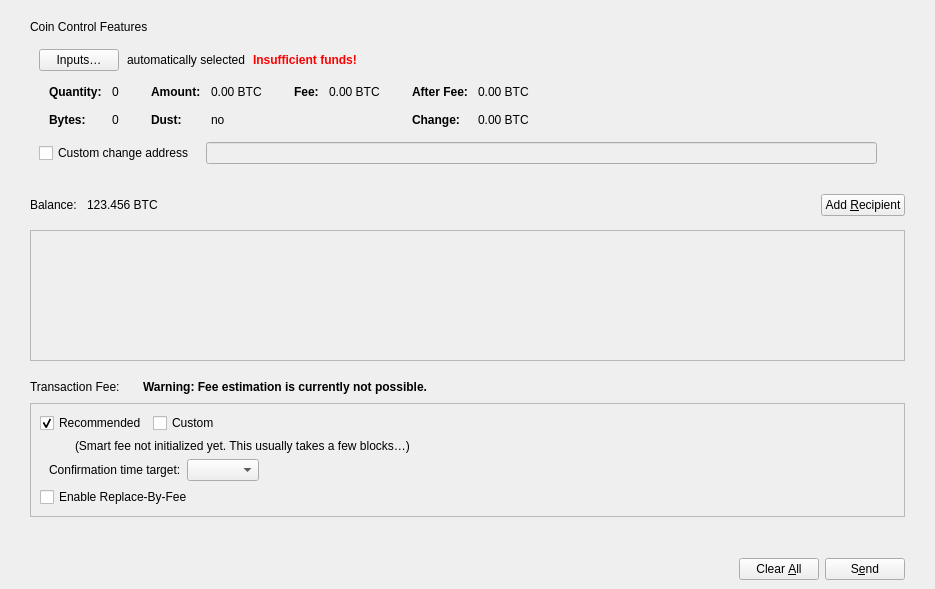
<?xml version="1.0" encoding="UTF-8"?>
<ui version="4.0">
 <class>SendCoinsDialog</class>
 <widget class="QDialog" name="SendCoinsDialog">
  <property name="geometry">
   <rect>
    <x>0</x>
    <y>0</y>
    <width>935</width>
    <height>589</height>
   </rect>
  </property>
  <property name="windowTitle">
   <string>Send Coins</string>
  </property>
  <layout class="QVBoxLayout" name="verticalLayout_6">
   <property name="leftMargin">
    <number>0</number>
   </property>
   <property name="rightMargin">
    <number>0</number>
   </property>
   <property name="bottomMargin">
    <number>0</number>
   </property>
   <item>
    <layout class="QVBoxLayout" name="verticalLayout_11">
     <property name="leftMargin">
      <number>30</number>
     </property>
     <property name="topMargin">
      <number>9</number>
     </property>
     <property name="rightMargin">
      <number>30</number>
     </property>
     <item>
      <widget class="QWidget" name="coinControlWidget" native="true">
       <layout class="QVBoxLayout" name="verticalLayout_9">
        <property name="leftMargin">
         <number>0</number>
        </property>
        <property name="topMargin">
         <number>0</number>
        </property>
        <property name="rightMargin">
         <number>0</number>
        </property>
        <property name="bottomMargin">
         <number>0</number>
        </property>
        <item>
         <widget class="QLabel" name="label_2">
          <property name="text">
           <string>Coin Control Features</string>
          </property>
         </widget>
        </item>
        <item>
         <widget class="QWidget" name="coinControlContentsWidget" native="true">
          <layout class="QVBoxLayout" name="verticalLayout_8">
           <property name="bottomMargin">
            <number>6</number>
           </property>
           <item>
            <layout class="QVBoxLayout" name="verticalLayoutCoinControl" stretch="0,0,0,1">
             <property name="spacing">
              <number>0</number>
             </property>
             <item>
              <layout class="QHBoxLayout" name="horizontalLayoutCoinControl2" stretch="0,0,0,0">
               <property name="spacing">
                <number>8</number>
               </property>
               <property name="bottomMargin">
                <number>10</number>
               </property>
               <item>
                <widget class="QPushButton" name="pushButtonCoinControl">
                 <property name="styleSheet">
                  <string notr="true"/>
                 </property>
                 <property name="text">
                  <string>Inputs…</string>
                 </property>
                 <property name="autoDefault">
                  <bool>false</bool>
                 </property>
                </widget>
               </item>
               <item>
                <widget class="QLabel" name="labelCoinControlAutomaticallySelected">
                 <property name="text">
                  <string>automatically selected</string>
                 </property>
                 <property name="margin">
                  <number>5</number>
                 </property>
                </widget>
               </item>
               <item>
                <widget class="QLabel" name="labelCoinControlInsuffFunds">
                 <property name="font">
                  <font>
                   <weight>75</weight>
                   <bold>true</bold>
                  </font>
                 </property>
                 <property name="styleSheet">
                  <string notr="true">color:red;font-weight:bold;</string>
                 </property>
                 <property name="text">
                  <string>Insufficient funds!</string>
                 </property>
                 <property name="margin">
                  <number>5</number>
                 </property>
                </widget>
               </item>
               <item>
                <spacer name="horizontalSpacerCoinControl">
                 <property name="orientation">
                  <enum>Qt::Horizontal</enum>
                 </property>
                 <property name="sizeHint" stdset="0">
                  <size>
                   <width>40</width>
                   <height>1</height>
                  </size>
                 </property>
                </spacer>
               </item>
              </layout>
             </item>
             <item>
              <widget class="QWidget" name="widgetCoinControl" native="true">
               <property name="sizePolicy">
                <sizepolicy hsizetype="Preferred" vsizetype="Preferred">
                 <horstretch>0</horstretch>
                 <verstretch>0</verstretch>
                </sizepolicy>
               </property>
               <property name="minimumSize">
                <size>
                 <width>0</width>
                 <height>0</height>
                </size>
               </property>
               <property name="styleSheet">
                <string notr="true"/>
               </property>
               <layout class="QHBoxLayout" name="horizontalLayoutCoinControl5">
                <property name="leftMargin">
                 <number>0</number>
                </property>
                <property name="topMargin">
                 <number>0</number>
                </property>
                <property name="rightMargin">
                 <number>0</number>
                </property>
                <property name="bottomMargin">
                 <number>0</number>
                </property>
                <item>
                 <layout class="QHBoxLayout" name="horizontalLayoutCoinControl3" stretch="0,0,0,1">
                  <property name="spacing">
                   <number>20</number>
                  </property>
                  <property name="topMargin">
                   <number>0</number>
                  </property>
                  <property name="bottomMargin">
                   <number>10</number>
                  </property>
                  <item>
                   <layout class="QFormLayout" name="formLayoutCoinControl1">
                    <property name="horizontalSpacing">
                     <number>10</number>
                    </property>
                    <property name="verticalSpacing">
                     <number>14</number>
                    </property>
                    <property name="leftMargin">
                     <number>10</number>
                    </property>
                    <property name="topMargin">
                     <number>4</number>
                    </property>
                    <property name="rightMargin">
                     <number>6</number>
                    </property>
                    <item row="0" column="0">
                     <widget class="QLabel" name="labelCoinControlQuantityText">
                      <property name="font">
                       <font>
                        <weight>75</weight>
                        <bold>true</bold>
                       </font>
                      </property>
                      <property name="text">
                       <string>Quantity:</string>
                      </property>
                      <property name="margin">
                       <number>0</number>
                      </property>
                     </widget>
                    </item>
                    <item row="0" column="1">
                     <widget class="QLabel" name="labelCoinControlQuantity">
                      <property name="cursor">
                       <cursorShape>IBeamCursor</cursorShape>
                      </property>
                      <property name="contextMenuPolicy">
                       <enum>Qt::ActionsContextMenu</enum>
                      </property>
                      <property name="text">
                       <string notr="true">0</string>
                      </property>
                      <property name="margin">
                       <number>0</number>
                      </property>
                      <property name="textInteractionFlags">
                       <set>Qt::LinksAccessibleByMouse|Qt::TextSelectableByMouse</set>
                      </property>
                     </widget>
                    </item>
                    <item row="1" column="0">
                     <widget class="QLabel" name="labelCoinControlBytesText">
                      <property name="font">
                       <font>
                        <weight>75</weight>
                        <bold>true</bold>
                       </font>
                      </property>
                      <property name="text">
                       <string>Bytes:</string>
                      </property>
                     </widget>
                    </item>
                    <item row="1" column="1">
                     <widget class="QLabel" name="labelCoinControlBytes">
                      <property name="cursor">
                       <cursorShape>IBeamCursor</cursorShape>
                      </property>
                      <property name="contextMenuPolicy">
                       <enum>Qt::ActionsContextMenu</enum>
                      </property>
                      <property name="text">
                       <string notr="true">0</string>
                      </property>
                      <property name="textInteractionFlags">
                       <set>Qt::LinksAccessibleByMouse|Qt::TextSelectableByMouse</set>
                      </property>
                     </widget>
                    </item>
                   </layout>
                  </item>
                  <item>
                   <layout class="QFormLayout" name="formLayoutCoinControl2">
                    <property name="horizontalSpacing">
                     <number>10</number>
                    </property>
                    <property name="verticalSpacing">
                     <number>14</number>
                    </property>
                    <property name="leftMargin">
                     <number>6</number>
                    </property>
                    <property name="topMargin">
                     <number>4</number>
                    </property>
                    <property name="rightMargin">
                     <number>6</number>
                    </property>
                    <item row="0" column="0">
                     <widget class="QLabel" name="labelCoinControlAmountText">
                      <property name="font">
                       <font>
                        <weight>75</weight>
                        <bold>true</bold>
                       </font>
                      </property>
                      <property name="text">
                       <string>Amount:</string>
                      </property>
                      <property name="margin">
                       <number>0</number>
                      </property>
                     </widget>
                    </item>
                    <item row="0" column="1">
                     <widget class="QLabel" name="labelCoinControlAmount">
                      <property name="cursor">
                       <cursorShape>IBeamCursor</cursorShape>
                      </property>
                      <property name="contextMenuPolicy">
                       <enum>Qt::ActionsContextMenu</enum>
                      </property>
                      <property name="text">
                       <string notr="true">0.00 BTC</string>
                      </property>
                      <property name="textInteractionFlags">
                       <set>Qt::LinksAccessibleByMouse|Qt::TextSelectableByMouse</set>
                      </property>
                     </widget>
                    </item>
                    <item row="1" column="0">
                     <widget class="QLabel" name="labelCoinControlLowOutputText">
                      <property name="font">
                       <font>
                        <weight>75</weight>
                        <bold>true</bold>
                       </font>
                      </property>
                      <property name="text">
                       <string>Dust:</string>
                      </property>
                     </widget>
                    </item>
                    <item row="1" column="1">
                     <widget class="QLabel" name="labelCoinControlLowOutput">
                      <property name="cursor">
                       <cursorShape>IBeamCursor</cursorShape>
                      </property>
                      <property name="contextMenuPolicy">
                       <enum>Qt::ActionsContextMenu</enum>
                      </property>
                      <property name="text">
                       <string notr="true">no</string>
                      </property>
                      <property name="textInteractionFlags">
                       <set>Qt::LinksAccessibleByMouse|Qt::TextSelectableByMouse</set>
                      </property>
                     </widget>
                    </item>
                   </layout>
                  </item>
                  <item>
                   <layout class="QFormLayout" name="formLayoutCoinControl3">
                    <property name="horizontalSpacing">
                     <number>10</number>
                    </property>
                    <property name="verticalSpacing">
                     <number>14</number>
                    </property>
                    <property name="leftMargin">
                     <number>6</number>
                    </property>
                    <property name="topMargin">
                     <number>4</number>
                    </property>
                    <property name="rightMargin">
                     <number>6</number>
                    </property>
                    <item row="0" column="0">
                     <widget class="QLabel" name="labelCoinControlFeeText">
                      <property name="font">
                       <font>
                        <weight>75</weight>
                        <bold>true</bold>
                       </font>
                      </property>
                      <property name="text">
                       <string>Fee:</string>
                      </property>
                      <property name="margin">
                       <number>0</number>
                      </property>
                     </widget>
                    </item>
                    <item row="0" column="1">
                     <widget class="QLabel" name="labelCoinControlFee">
                      <property name="cursor">
                       <cursorShape>IBeamCursor</cursorShape>
                      </property>
                      <property name="contextMenuPolicy">
                       <enum>Qt::ActionsContextMenu</enum>
                      </property>
                      <property name="text">
                       <string notr="true">0.00 BTC</string>
                      </property>
                      <property name="textInteractionFlags">
                       <set>Qt::LinksAccessibleByMouse|Qt::TextSelectableByMouse</set>
                      </property>
                     </widget>
                    </item>
                   </layout>
                  </item>
                  <item>
                   <layout class="QFormLayout" name="formLayoutCoinControl4">
                    <property name="horizontalSpacing">
                     <number>10</number>
                    </property>
                    <property name="verticalSpacing">
                     <number>14</number>
                    </property>
                    <property name="leftMargin">
                     <number>6</number>
                    </property>
                    <property name="topMargin">
                     <number>4</number>
                    </property>
                    <property name="rightMargin">
                     <number>6</number>
                    </property>
                    <item row="0" column="0">
                     <widget class="QLabel" name="labelCoinControlAfterFeeText">
                      <property name="font">
                       <font>
                        <weight>75</weight>
                        <bold>true</bold>
                       </font>
                      </property>
                      <property name="text">
                       <string>After Fee:</string>
                      </property>
                      <property name="margin">
                       <number>0</number>
                      </property>
                     </widget>
                    </item>
                    <item row="0" column="1">
                     <widget class="QLabel" name="labelCoinControlAfterFee">
                      <property name="cursor">
                       <cursorShape>IBeamCursor</cursorShape>
                      </property>
                      <property name="contextMenuPolicy">
                       <enum>Qt::ActionsContextMenu</enum>
                      </property>
                      <property name="text">
                       <string notr="true">0.00 BTC</string>
                      </property>
                      <property name="textInteractionFlags">
                       <set>Qt::LinksAccessibleByMouse|Qt::TextSelectableByMouse</set>
                      </property>
                     </widget>
                    </item>
                    <item row="1" column="0">
                     <widget class="QLabel" name="labelCoinControlChangeText">
                      <property name="font">
                       <font>
                        <weight>75</weight>
                        <bold>true</bold>
                       </font>
                      </property>
                      <property name="text">
                       <string>Change:</string>
                      </property>
                     </widget>
                    </item>
                    <item row="1" column="1">
                     <widget class="QLabel" name="labelCoinControlChange">
                      <property name="cursor">
                       <cursorShape>IBeamCursor</cursorShape>
                      </property>
                      <property name="contextMenuPolicy">
                       <enum>Qt::ActionsContextMenu</enum>
                      </property>
                      <property name="text">
                       <string notr="true">0.00 BTC</string>
                      </property>
                      <property name="textInteractionFlags">
                       <set>Qt::LinksAccessibleByMouse|Qt::TextSelectableByMouse</set>
                      </property>
                     </widget>
                    </item>
                   </layout>
                  </item>
                 </layout>
                </item>
               </layout>
              </widget>
             </item>
             <item>
              <layout class="QHBoxLayout" name="horizontalLayoutCoinControl4" stretch="0,0,0">
               <property name="spacing">
                <number>12</number>
               </property>
               <property name="sizeConstraint">
                <enum>QLayout::SetDefaultConstraint</enum>
               </property>
               <property name="topMargin">
                <number>5</number>
               </property>
               <property name="rightMargin">
                <number>0</number>
               </property>
               <item>
                <widget class="QCheckBox" name="checkBoxCoinControlChange">
                 <property name="toolTip">
                  <string>If this is activated, but the change address is empty or invalid, change will be sent to a newly generated address.</string>
                 </property>
                 <property name="text">
                  <string>Custom change address</string>
                 </property>
                </widget>
               </item>
               <item>
                <widget class="QValidatedLineEdit" name="lineEditCoinControlChange">
                 <property name="enabled">
                  <bool>false</bool>
                 </property>
                 <property name="sizePolicy">
                  <sizepolicy hsizetype="Expanding" vsizetype="Fixed">
                   <horstretch>0</horstretch>
                   <verstretch>0</verstretch>
                  </sizepolicy>
                 </property>
                </widget>
               </item>
               <item>
                <widget class="QLabel" name="labelCoinControlChangeLabel">
                 <property name="sizePolicy">
                  <sizepolicy hsizetype="Preferred" vsizetype="Expanding">
                   <horstretch>0</horstretch>
                   <verstretch>0</verstretch>
                  </sizepolicy>
                 </property>
                 <property name="minimumSize">
                  <size>
                   <width>0</width>
                   <height>0</height>
                  </size>
                 </property>
                 <property name="text">
                  <string/>
                 </property>
                 <property name="margin">
                  <number>3</number>
                 </property>
                </widget>
               </item>
              </layout>
             </item>
             <item>
              <spacer name="verticalSpacerCoinControl">
               <property name="orientation">
                <enum>Qt::Vertical</enum>
               </property>
               <property name="sizeHint" stdset="0">
                <size>
                 <width>800</width>
                 <height>1</height>
                </size>
               </property>
              </spacer>
             </item>
            </layout>
           </item>
          </layout>
         </widget>
        </item>
       </layout>
      </widget>
     </item>
    </layout>
   </item>
   <item>
    <widget class="QWidget" name="widgetRecipients" native="true">
     <property name="sizePolicy">
      <sizepolicy hsizetype="Preferred" vsizetype="Preferred">
       <horstretch>0</horstretch>
       <verstretch>1</verstretch>
      </sizepolicy>
     </property>
     <layout class="QVBoxLayout" name="verticalLayout_7">
      <property name="spacing">
       <number>0</number>
      </property>
      <property name="leftMargin">
       <number>30</number>
      </property>
      <property name="topMargin">
       <number>0</number>
      </property>
      <property name="rightMargin">
       <number>30</number>
      </property>
      <property name="bottomMargin">
       <number>0</number>
      </property>
      <item>
       <layout class="QHBoxLayout" name="horizontalLayout_4">
        <property name="topMargin">
         <number>3</number>
        </property>
        <property name="rightMargin">
         <number>0</number>
        </property>
        <property name="bottomMargin">
         <number>0</number>
        </property>
        <item>
         <widget class="QLabel" name="labelBalanceName">
          <property name="sizePolicy">
           <sizepolicy hsizetype="Preferred" vsizetype="Preferred">
            <horstretch>0</horstretch>
            <verstretch>0</verstretch>
           </sizepolicy>
          </property>
          <property name="minimumSize">
           <size>
            <width>20</width>
            <height>50</height>
           </size>
          </property>
          <property name="text">
           <string>Balance:</string>
          </property>
         </widget>
        </item>
        <item>
         <spacer name="horizontalSpacer_8">
          <property name="orientation">
           <enum>Qt::Horizontal</enum>
          </property>
          <property name="sizeType">
           <enum>QSizePolicy::Fixed</enum>
          </property>
          <property name="sizeHint" stdset="0">
           <size>
            <width>10</width>
            <height>20</height>
           </size>
          </property>
         </spacer>
        </item>
        <item>
         <widget class="QLabel" name="labelBalance">
          <property name="sizePolicy">
           <sizepolicy hsizetype="Preferred" vsizetype="Preferred">
            <horstretch>0</horstretch>
            <verstretch>0</verstretch>
           </sizepolicy>
          </property>
          <property name="minimumSize">
           <size>
            <width>20</width>
            <height>50</height>
           </size>
          </property>
          <property name="cursor">
           <cursorShape>IBeamCursor</cursorShape>
          </property>
          <property name="text">
           <string notr="true">123.456 BTC</string>
          </property>
          <property name="textInteractionFlags">
           <set>Qt::LinksAccessibleByMouse|Qt::TextSelectableByMouse</set>
          </property>
         </widget>
        </item>
        <item>
         <spacer name="horizontalSpacer_7">
          <property name="orientation">
           <enum>Qt::Horizontal</enum>
          </property>
          <property name="sizeHint" stdset="0">
           <size>
            <width>40</width>
            <height>20</height>
           </size>
          </property>
         </spacer>
        </item>
        <item>
         <widget class="QtumPushButton" name="addButton">
          <property name="toolTip">
           <string>Send to multiple recipients at once</string>
          </property>
          <property name="text">
           <string>Add &amp;Recipient</string>
          </property>
          <property name="icon">
           <iconset>
            <normaloff>:/icons/add_recipient</normaloff>:/icons/add_recipient</iconset>
          </property>
          <property name="autoDefault">
           <bool>false</bool>
          </property>
         </widget>
        </item>
       </layout>
      </item>
      <item>
       <widget class="QScrollArea" name="scrollArea">
        <property name="widgetResizable">
         <bool>true</bool>
        </property>
        <widget class="QWidget" name="scrollAreaWidgetContents">
         <property name="geometry">
          <rect>
           <x>0</x>
           <y>0</y>
           <width>873</width>
           <height>68</height>
          </rect>
         </property>
         <layout class="QVBoxLayout" name="verticalLayout_2" stretch="0,1">
          <property name="leftMargin">
           <number>0</number>
          </property>
          <property name="topMargin">
           <number>0</number>
          </property>
          <property name="rightMargin">
           <number>0</number>
          </property>
          <property name="bottomMargin">
           <number>0</number>
          </property>
          <item>
           <layout class="QVBoxLayout" name="entries">
            <property name="spacing">
             <number>6</number>
            </property>
           </layout>
          </item>
          <item>
           <spacer name="verticalSpacer">
            <property name="orientation">
             <enum>Qt::Vertical</enum>
            </property>
            <property name="sizeHint" stdset="0">
             <size>
              <width>20</width>
              <height>0</height>
             </size>
            </property>
           </spacer>
          </item>
         </layout>
        </widget>
       </widget>
      </item>
     </layout>
    </widget>
   </item>
   <item>
    <spacer name="verticalSpacer_2">
     <property name="orientation">
      <enum>Qt::Vertical</enum>
     </property>
     <property name="sizeType">
      <enum>QSizePolicy::Fixed</enum>
     </property>
     <property name="sizeHint" stdset="0">
      <size>
       <width>20</width>
       <height>10</height>
      </size>
     </property>
    </spacer>
   </item>
   <item>
    <layout class="QVBoxLayout" name="verticalLayout_10">
     <property name="leftMargin">
      <number>30</number>
     </property>
     <property name="rightMargin">
      <number>30</number>
     </property>
     <property name="bottomMargin">
      <number>20</number>
     </property>
     <item>
      <layout class="QHBoxLayout" name="horizontalLayoutFee1">
       <property name="bottomMargin">
        <number>0</number>
       </property>
       <item>
        <layout class="QVBoxLayout" name="verticalLayoutFee7">
         <property name="spacing">
          <number>0</number>
         </property>
         <item>
          <layout class="QHBoxLayout" name="horizontalLayoutSmartFee">
           <property name="spacing">
            <number>10</number>
           </property>
           <item>
            <widget class="QLabel" name="labelFeeHeadline">
             <property name="sizePolicy">
              <sizepolicy hsizetype="Preferred" vsizetype="Maximum">
               <horstretch>0</horstretch>
               <verstretch>0</verstretch>
              </sizepolicy>
             </property>
             <property name="font">
              <font>
               <weight>50</weight>
               <bold>false</bold>
              </font>
             </property>
             <property name="text">
              <string>Transaction Fee:</string>
             </property>
            </widget>
           </item>
           <item>
            <widget class="QLabel" name="labelFeeMinimized">
             <property name="text">
              <string/>
             </property>
            </widget>
           </item>
          </layout>
         </item>
        </layout>
       </item>
       <item>
        <widget class="QLabel" name="fallbackFeeWarningLabel">
         <property name="font">
          <font>
           <weight>75</weight>
           <bold>true</bold>
          </font>
         </property>
         <property name="toolTip">
          <string>Using the fallbackfee can result in sending a transaction that will take several hours or days (or never) to confirm. Consider choosing your fee manually or wait until you have validated the complete chain.</string>
         </property>
         <property name="text">
          <string>Warning: Fee estimation is currently not possible.</string>
         </property>
         <property name="wordWrap">
          <bool>false</bool>
         </property>
        </widget>
       </item>
       <item>
        <spacer name="horizontalSpacer_4">
         <property name="orientation">
          <enum>Qt::Horizontal</enum>
         </property>
         <property name="sizeType">
          <enum>QSizePolicy::MinimumExpanding</enum>
         </property>
         <property name="sizeHint" stdset="0">
          <size>
           <width>40</width>
           <height>20</height>
          </size>
         </property>
        </spacer>
       </item>
      </layout>
     </item>
     <item>
      <widget class="QFrame" name="frameFee">
       <property name="sizePolicy">
        <sizepolicy hsizetype="Expanding" vsizetype="Expanding">
         <horstretch>0</horstretch>
         <verstretch>0</verstretch>
        </sizepolicy>
       </property>
       <property name="maximumSize">
        <size>
         <width>16777215</width>
         <height>16777215</height>
        </size>
       </property>
       <property name="frameShape">
        <enum>QFrame::StyledPanel</enum>
       </property>
       <property name="frameShadow">
        <enum>QFrame::Sunken</enum>
       </property>
       <layout class="QVBoxLayout" name="verticalLayout_5">
        <item>
         <layout class="QHBoxLayout" name="horizontalLayout_3">
          <item>
           <widget class="QCheckBox" name="radioSmartFee">
            <property name="text">
             <string>Recommended</string>
            </property>
            <property name="checked">
             <bool>true</bool>
            </property>
            <attribute name="buttonGroup">
             <string notr="true">groupFee</string>
            </attribute>
           </widget>
          </item>
          <item>
           <widget class="QCheckBox" name="radioCustomFee">
            <property name="text">
             <string>Custom</string>
            </property>
            <attribute name="buttonGroup">
             <string notr="true">groupFee</string>
            </attribute>
           </widget>
          </item>
          <item>
           <spacer name="horizontalSpacer_3">
            <property name="orientation">
             <enum>Qt::Horizontal</enum>
            </property>
            <property name="sizeHint" stdset="0">
             <size>
              <width>40</width>
              <height>20</height>
             </size>
            </property>
           </spacer>
          </item>
         </layout>
        </item>
        <item>
         <widget class="QFrame" name="frameFeeSelection">
          <layout class="QVBoxLayout" name="verticalLayout_4">
           <property name="leftMargin">
            <number>9</number>
           </property>
           <property name="topMargin">
            <number>0</number>
           </property>
           <property name="rightMargin">
            <number>0</number>
           </property>
           <property name="bottomMargin">
            <number>0</number>
           </property>
           <item>
            <widget class="QStackedWidget" name="stackedFeeTypes">
             <property name="currentIndex">
              <number>0</number>
             </property>
             <widget class="QWidget" name="page">
              <layout class="QVBoxLayout" name="verticalLayout_3">
               <property name="leftMargin">
                <number>0</number>
               </property>
               <property name="topMargin">
                <number>0</number>
               </property>
               <property name="rightMargin">
                <number>0</number>
               </property>
               <property name="bottomMargin">
                <number>0</number>
               </property>
               <item>
                <layout class="QHBoxLayout" name="horizontalLayoutFee12">
                 <item>
                  <widget class="QLabel" name="labelSmartFee">
                   <property name="text">
                    <string/>
                   </property>
                   <property name="margin">
                    <number>2</number>
                   </property>
                  </widget>
                 </item>
                 <item>
                  <widget class="QLabel" name="labelFeeEstimation">
                   <property name="text">
                    <string/>
                   </property>
                  </widget>
                 </item>
                 <item>
                  <widget class="QLabel" name="labelSmartFee2">
                   <property name="text">
                    <string>(Smart fee not initialized yet. This usually takes a few blocks…)</string>
                   </property>
                   <property name="margin">
                    <number>2</number>
                   </property>
                  </widget>
                 </item>
                 <item>
                  <spacer name="horizontalSpacer_5">
                   <property name="orientation">
                    <enum>Qt::Horizontal</enum>
                   </property>
                   <property name="sizeHint" stdset="0">
                    <size>
                     <width>1</width>
                     <height>1</height>
                    </size>
                   </property>
                  </spacer>
                 </item>
                </layout>
               </item>
               <item>
                <layout class="QHBoxLayout" name="horizontalLayoutFee9">
                 <item>
                  <layout class="QVBoxLayout" name="verticalLayoutFee6">
                   <item>
                    <widget class="QLabel" name="labelSmartFee3">
                     <property name="text">
                      <string>Confirmation time target:</string>
                     </property>
                     <property name="margin">
                      <number>2</number>
                     </property>
                    </widget>
                   </item>
                  </layout>
                 </item>
                 <item>
                  <layout class="QVBoxLayout" name="verticalLayoutFee5">
                   <property name="rightMargin">
                    <number>30</number>
                   </property>
                   <item>
                    <layout class="QHBoxLayout" name="horizontalLayoutConfTarget">
                     <property name="bottomMargin">
                      <number>0</number>
                     </property>
                     <item>
                      <widget class="QComboBox" name="confTargetSelector"/>
                     </item>
                     <item>
                      <spacer name="horizontalSpacerConfTarget">
                       <property name="orientation">
                        <enum>Qt::Horizontal</enum>
                       </property>
                       <property name="sizeHint" stdset="0">
                        <size>
                         <width>40</width>
                         <height>20</height>
                        </size>
                       </property>
                      </spacer>
                     </item>
                    </layout>
                   </item>
                  </layout>
                 </item>
                </layout>
               </item>
              </layout>
             </widget>
             <widget class="QWidget" name="page_2">
              <layout class="QVBoxLayout" name="verticalLayout">
               <property name="leftMargin">
                <number>0</number>
               </property>
               <property name="topMargin">
                <number>0</number>
               </property>
               <property name="rightMargin">
                <number>0</number>
               </property>
               <property name="bottomMargin">
                <number>0</number>
               </property>
               <item>
                <layout class="QHBoxLayout" name="horizontalLayoutFee13">
                 <item>
                  <widget class="QLabel" name="labelCustomPerKilobyte">
                   <property name="toolTip">
                    <string>If the custom fee is set to 1000 satoshis and the transaction is only 250 bytes, then &quot;per kilobyte&quot; only pays 250 satoshis in fee, while &quot;total at least&quot; pays 1000 satoshis. For transactions bigger than a kilobyte both pay by kilobyte.</string>
                   </property>
                   <property name="text">
                    <string>per kilobyte</string>
                   </property>
                  </widget>
                 </item>
                 <item>
                  <widget class="BitcoinAmountField" name="customFee"/>
                 </item>
                 <item>
                  <spacer name="horizontalSpacer_6">
                   <property name="orientation">
                    <enum>Qt::Horizontal</enum>
                   </property>
                   <property name="sizeHint" stdset="0">
                    <size>
                     <width>1</width>
                     <height>1</height>
                    </size>
                   </property>
                  </spacer>
                 </item>
                </layout>
               </item>
               <item>
                <layout class="QHBoxLayout" name="horizontalLayoutFee8">
                 <item>
                  <widget class="QLabel" name="labelCustomFeeWarning">
                   <property name="enabled">
                    <bool>true</bool>
                   </property>
                   <property name="toolTip">
                    <string>When there is less transaction volume than space in the blocks, miners as well as relaying nodes may enforce a minimum fee. Paying only this minimum fee is just fine, but be aware that this can result in a never confirming transaction once there is more demand for ariel transactions than the network can process.</string>
                   </property>
                   <property name="text">
                    <string>A too low fee might result in a never confirming transaction (read the tooltip)</string>
                   </property>
                  </widget>
                 </item>
                 <item>
                  <spacer name="horizontalSpacer_2">
                   <property name="orientation">
                    <enum>Qt::Horizontal</enum>
                   </property>
                   <property name="sizeHint" stdset="0">
                    <size>
                     <width>1</width>
                     <height>1</height>
                    </size>
                   </property>
                  </spacer>
                 </item>
                </layout>
               </item>
              </layout>
             </widget>
            </widget>
           </item>
          </layout>
         </widget>
        </item>
        <item>
         <widget class="QCheckBox" name="optInRBF">
          <property name="toolTip">
           <string>With Replace-By-Fee (BIP-125) you can increase a transaction's fee after it is sent. Without this, a higher fee may be recommended to compensate for increased transaction delay risk.</string>
          </property>
          <property name="text">
           <string>Enable Replace-By-Fee</string>
          </property>
         </widget>
        </item>
       </layout>
      </widget>
     </item>
    </layout>
   </item>
   <item>
    <widget class="QWidget" name="buttonsContainerWhite" native="true">
     <layout class="QHBoxLayout" name="horizontalLayout_2">
      <property name="leftMargin">
       <number>30</number>
      </property>
      <property name="topMargin">
       <number>15</number>
      </property>
      <property name="rightMargin">
       <number>30</number>
      </property>
      <item>
       <spacer name="horizontalSpacer">
        <property name="orientation">
         <enum>Qt::Horizontal</enum>
        </property>
        <property name="sizeHint" stdset="0">
         <size>
          <width>40</width>
          <height>20</height>
         </size>
        </property>
       </spacer>
      </item>
      <item>
       <widget class="QPushButton" name="clearButton">
        <property name="sizePolicy">
         <sizepolicy hsizetype="Minimum" vsizetype="Fixed">
          <horstretch>0</horstretch>
          <verstretch>0</verstretch>
         </sizepolicy>
        </property>
        <property name="toolTip">
         <string>Clear all fields of the form.</string>
        </property>
        <property name="text">
         <string>Clear &amp;All</string>
        </property>
        <property name="autoDefault">
         <bool>false</bool>
        </property>
       </widget>
      </item>
      <item>
       <widget class="QPushButton" name="sendButton">
        <property name="toolTip">
         <string>Confirm the send action</string>
        </property>
        <property name="text">
         <string>S&amp;end</string>
        </property>
        <property name="autoDefault">
         <bool>false</bool>
        </property>
        <property name="default">
         <bool>false</bool>
        </property>
       </widget>
      </item>
     </layout>
    </widget>
   </item>
  </layout>
 </widget>
 <customwidgets>
  <customwidget>
   <class>QValidatedLineEdit</class>
   <extends>QLineEdit</extends>
   <header>qt/qvalidatedlineedit.h</header>
  </customwidget>
  <customwidget>
   <class>BitcoinAmountField</class>
   <extends>QLineEdit</extends>
   <header>qt/bitcoinamountfield.h</header>
   <container>1</container>
  </customwidget>
  <customwidget>
   <class>QtumPushButton</class>
   <extends>QPushButton</extends>
   <header>qt/qtumpushbutton.h</header>
  </customwidget>
 </customwidgets>
 <resources>
  <include location="../bitcoin.qrc"/>
 </resources>
 <connections/>
 <buttongroups>
  <buttongroup name="groupFee"/>
 </buttongroups>
</ui>
